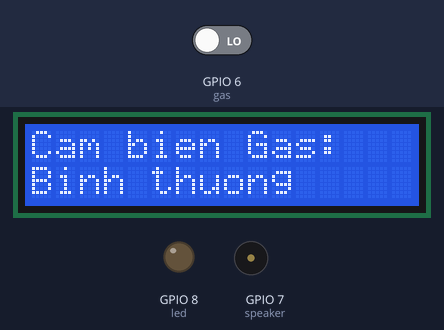
The program below on a simulated ESP32. Parts: 16×2 character LCD, output pins drawn as LEDs (lit = HIGH), buzzer (waves = sounding, pin HIGH). The test bench sets the inputs (shaded band); at power-on: GPIO 6 (gas) LOW.

Above: at 1.2 s.
1.3 s: GPIO 6 (gas) driven HIGH
At 2.4 s:
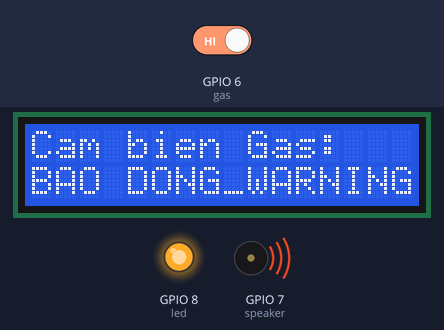
2.8 s: GPIO 6 (gas) driven LOW
At 3.7 s:
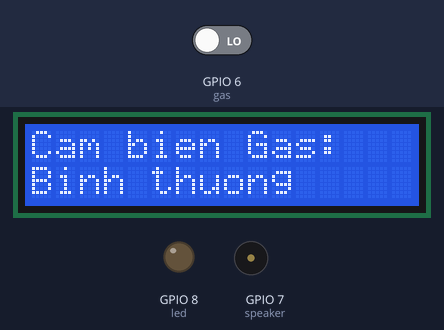
Timing chart, 0 to 5.8 s (numbered marks = the images above; inputs shaded):
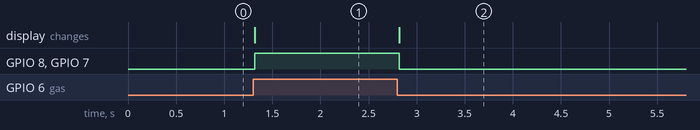

The program:

main.cpp
```cpp
#include <Arduino.h>

#include <Wire.h>
#include <LiquidCrystal_I2C.h>
LiquidCrystal_I2C lcd(0x27, 16, 2);
int speaker = 7;                 // loa,den ket noi Pin 7
int gas = 6;                    // out ket noi Pin 9
int led = 8;
void setup() {
  pinMode(gas, INPUT);
  pinMode(speaker, OUTPUT);
  pinMode(led, OUTPUT);
  Serial.begin(9600);
  lcd.init();
  lcd.backlight();
  lcd.setCursor(0, 0);
  lcd.print("Cam bien Gas:");
}
void loop() {
  if (digitalRead(gas) == HIGH)
  {
    lcd.setCursor(0, 1);
    lcd.print("BAO DONG_WARNING");
    digitalWrite(led, HIGH);
    digitalWrite(speaker, HIGH);
  }
  else
  {
    lcd.setCursor(0, 1);
    lcd.print("Binh thuong     ");
    digitalWrite(led, LOW);
    digitalWrite(speaker, LOW);
  }
}
```

Measured:
- after the input at 1.3 s, GPIO 8 (led), GPIO 7 (speaker): LOW → HIGH at once; the display: changes at once (image 1)
- after the input at 2.8 s, GPIO 8 (led), GPIO 7 (speaker): HIGH → LOW at once; the display: changes at once (image 2)
